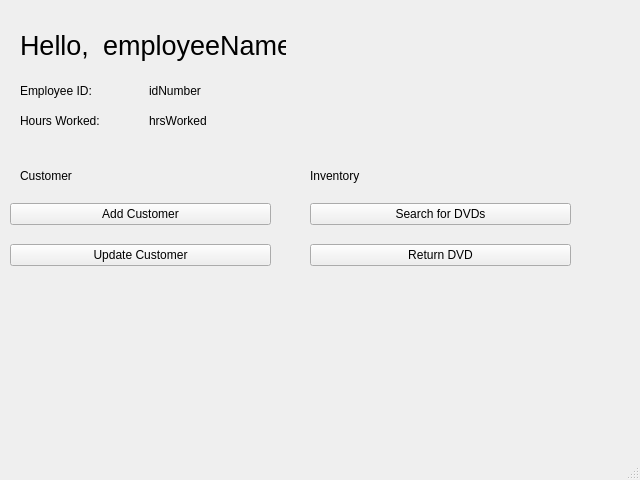
<?xml version="1.0" encoding="UTF-8"?>
<ui version="4.0">
 <class>clerk_page</class>
 <widget class="QMainWindow" name="clerk_page">
  <property name="geometry">
   <rect>
    <x>0</x>
    <y>0</y>
    <width>640</width>
    <height>480</height>
   </rect>
  </property>
  <property name="windowTitle">
   <string>MainWindow</string>
  </property>
  <widget class="QWidget" name="centralwidget">
   <widget class="QWidget" name="widget_4" native="true">
    <property name="geometry">
     <rect>
      <x>10</x>
      <y>10</y>
      <width>321</width>
      <height>131</height>
     </rect>
    </property>
    <widget class="QWidget" name="horizontalLayoutWidget_3">
     <property name="geometry">
      <rect>
       <x>10</x>
       <y>10</y>
       <width>266</width>
       <height>51</height>
      </rect>
     </property>
     <layout class="QHBoxLayout" name="horizontalLayout_3">
      <item>
       <widget class="QLabel" name="label">
        <property name="text">
         <string>&lt;html&gt;&lt;head/&gt;&lt;body&gt;&lt;p&gt;&lt;span style=&quot; font-size:20pt;&quot;&gt;Hello, &lt;/span&gt;&lt;/p&gt;&lt;/body&gt;&lt;/html&gt;</string>
        </property>
       </widget>
      </item>
      <item>
       <widget class="QLabel" name="label_8">
        <property name="text">
         <string>&lt;html&gt;&lt;head/&gt;&lt;body&gt;&lt;p&gt;&lt;span style=&quot; font-size:20pt;&quot;&gt;employeeName&lt;/span&gt;&lt;/p&gt;&lt;/body&gt;&lt;/html&gt;</string>
        </property>
       </widget>
      </item>
     </layout>
    </widget>
    <widget class="QWidget" name="horizontalLayoutWidget">
     <property name="geometry">
      <rect>
       <x>10</x>
       <y>70</y>
       <width>251</width>
       <height>21</height>
      </rect>
     </property>
     <layout class="QHBoxLayout" name="horizontalLayout">
      <item>
       <widget class="QLabel" name="label_2">
        <property name="text">
         <string>Employee ID: </string>
        </property>
       </widget>
      </item>
      <item>
       <widget class="QLabel" name="label_4">
        <property name="text">
         <string>idNumber</string>
        </property>
       </widget>
      </item>
     </layout>
    </widget>
    <widget class="QWidget" name="horizontalLayoutWidget_2">
     <property name="geometry">
      <rect>
       <x>10</x>
       <y>100</y>
       <width>251</width>
       <height>21</height>
      </rect>
     </property>
     <layout class="QHBoxLayout" name="horizontalLayout_2">
      <item>
       <widget class="QLabel" name="label_3">
        <property name="text">
         <string>Hours Worked: </string>
        </property>
       </widget>
      </item>
      <item>
       <widget class="QLabel" name="label_5">
        <property name="text">
         <string>hrsWorked</string>
        </property>
       </widget>
      </item>
     </layout>
    </widget>
   </widget>
   <widget class="QWidget" name="widget" native="true">
    <property name="geometry">
     <rect>
      <x>10</x>
      <y>150</y>
      <width>281</width>
      <height>151</height>
     </rect>
    </property>
    <property name="autoFillBackground">
     <bool>true</bool>
    </property>
    <widget class="QWidget" name="verticalLayoutWidget">
     <property name="geometry">
      <rect>
       <x>0</x>
       <y>40</y>
       <width>261</width>
       <height>91</height>
      </rect>
     </property>
     <layout class="QVBoxLayout" name="verticalLayout">
      <item>
       <widget class="QPushButton" name="pushButton">
        <property name="text">
         <string>Add Customer</string>
        </property>
       </widget>
      </item>
      <item>
       <widget class="QPushButton" name="pushButton_2">
        <property name="text">
         <string>Update Customer</string>
        </property>
       </widget>
      </item>
     </layout>
    </widget>
    <widget class="QLabel" name="label_6">
     <property name="geometry">
      <rect>
       <x>10</x>
       <y>10</y>
       <width>259</width>
       <height>31</height>
      </rect>
     </property>
     <property name="text">
      <string>Customer</string>
     </property>
    </widget>
   </widget>
   <widget class="QWidget" name="widget_2" native="true">
    <property name="geometry">
     <rect>
      <x>300</x>
      <y>150</y>
      <width>281</width>
      <height>151</height>
     </rect>
    </property>
    <property name="autoFillBackground">
     <bool>true</bool>
    </property>
    <widget class="QWidget" name="verticalLayoutWidget_2">
     <property name="geometry">
      <rect>
       <x>10</x>
       <y>40</y>
       <width>261</width>
       <height>91</height>
      </rect>
     </property>
     <layout class="QVBoxLayout" name="verticalLayout_2">
      <item>
       <widget class="QPushButton" name="pushButton_4">
        <property name="text">
         <string>Search for DVDs</string>
        </property>
       </widget>
      </item>
      <item>
       <widget class="QPushButton" name="pushButton_6">
        <property name="text">
         <string>Return DVD</string>
        </property>
       </widget>
      </item>
     </layout>
    </widget>
    <widget class="QLabel" name="label_7">
     <property name="geometry">
      <rect>
       <x>10</x>
       <y>10</y>
       <width>259</width>
       <height>31</height>
      </rect>
     </property>
     <property name="text">
      <string>Inventory</string>
     </property>
    </widget>
   </widget>
  </widget>
  <widget class="QMenuBar" name="menubar">
   <property name="geometry">
    <rect>
     <x>0</x>
     <y>0</y>
     <width>640</width>
     <height>21</height>
    </rect>
   </property>
  </widget>
  <widget class="QStatusBar" name="statusbar"/>
 </widget>
 <resources/>
 <connections/>
</ui>
